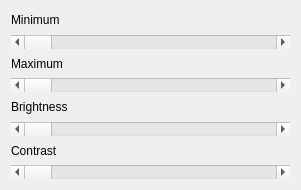
<?xml version="1.0" encoding="UTF-8"?>
<ui version="4.0">
 <class>BrightContrastControl</class>
 <widget class="QDialog" name="BrightContrastControl">
  <property name="geometry">
   <rect>
    <x>0</x>
    <y>0</y>
    <width>301</width>
    <height>190</height>
   </rect>
  </property>
  <property name="windowTitle">
   <string>Dialog</string>
  </property>
  <layout class="QGridLayout" name="gridLayout">
   <item row="0" column="0">
    <layout class="QVBoxLayout" name="verticalLayout_5">
     <item>
      <layout class="QVBoxLayout" name="verticalLayout_4">
       <item>
        <widget class="QLabel" name="label_min">
         <property name="text">
          <string>Minimum</string>
         </property>
        </widget>
       </item>
       <item>
        <widget class="QScrollBar" name="horizontalScrollBar_min">
         <property name="orientation">
          <enum>Qt::Horizontal</enum>
         </property>
        </widget>
       </item>
      </layout>
     </item>
     <item>
      <layout class="QVBoxLayout" name="verticalLayout_3">
       <item>
        <widget class="QLabel" name="label_max">
         <property name="text">
          <string>Maximum</string>
         </property>
        </widget>
       </item>
       <item>
        <widget class="QScrollBar" name="horizontalScrollBar_max">
         <property name="orientation">
          <enum>Qt::Horizontal</enum>
         </property>
        </widget>
       </item>
      </layout>
     </item>
     <item>
      <layout class="QVBoxLayout" name="verticalLayout_2">
       <item>
        <widget class="QLabel" name="label_bright">
         <property name="text">
          <string>Brightness</string>
         </property>
        </widget>
       </item>
       <item>
        <widget class="QScrollBar" name="horizontalScrollBar_bright">
         <property name="orientation">
          <enum>Qt::Horizontal</enum>
         </property>
        </widget>
       </item>
      </layout>
     </item>
     <item>
      <layout class="QVBoxLayout" name="verticalLayout">
       <item>
        <widget class="QLabel" name="label_contrast">
         <property name="text">
          <string>Contrast</string>
         </property>
        </widget>
       </item>
       <item>
        <widget class="QScrollBar" name="horizontalScrollBar_contrast">
         <property name="orientation">
          <enum>Qt::Horizontal</enum>
         </property>
        </widget>
       </item>
      </layout>
     </item>
    </layout>
   </item>
  </layout>
 </widget>
 <resources/>
 <connections/>
</ui>
